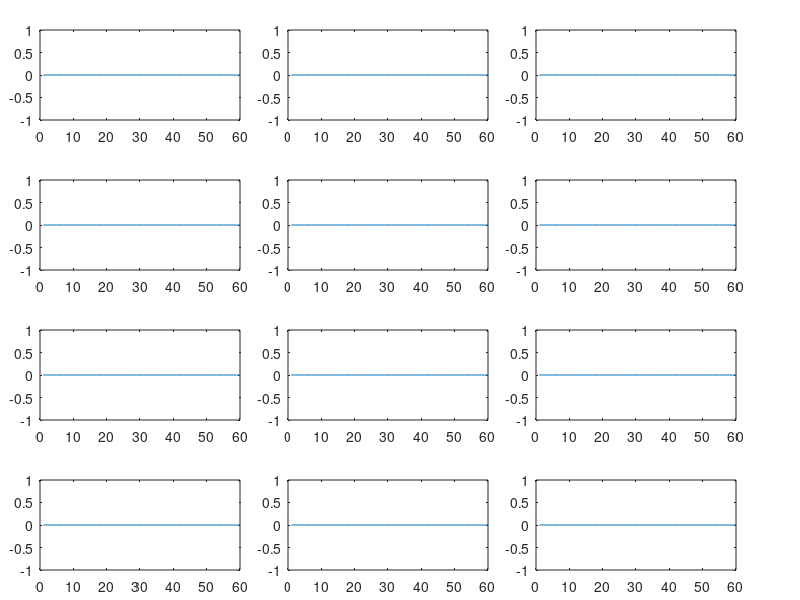

The MATLAB source for this figure: (Note: this script raises an error after producing the figure.)
plotHandles.fig = figure('Name', 'Housekeeping Data', 'NumberTitle','off', ...
                'WindowState', 'fullscreen', 'Tag', 'hkFig');
           
% plotHandles = struct('hk0',[],'hk1',[],'hk2',[],'hk3',[],'hk4',[], ...
%                      'hk5',[],'hk6',[],'hk7',[],'hk8',[],'hk9',[], ...
%                      'hk10',[],'hk11',[]);
%                  
% leftJustify = {0.05,0.36,0.67};
% upJustify = {0.80,0.55,0.3,0.05};
% width = 0.25;
% height = 0.15;
% 
% for i = 1:12
%     
% end
            
% column 1            
plotHandles.hk0 = axes('Parent', plotHandles.fig, 'Position', [0.05 0.80 0.25 0.15], ...
                        'XLim', [0 60], 'XLimMode', 'manual');
                    
plotHandles.hk1 = axes('Parent', plotHandles.fig, 'Position', [0.05 0.55 0.25 0.15], ...
                        'XLim', [0 60], 'XLimMode', 'manual');
                    
plotHandles.hk2 = axes('Parent', plotHandles.fig, 'Position', [0.05 0.3 0.25 0.15], ...
                        'XLim', [0 60], 'XLimMode', 'manual');
                    
plotHandles.hk3 = axes('Parent', plotHandles.fig, 'Position', [0.05 0.05 0.25 0.15], ...
                        'XLim', [0 60], 'XLimMode', 'manual');
                    
                    
% column 2                    
plotHandles.hk4 = axes('Parent', plotHandles.fig, 'Position', [0.36 0.80 0.25 0.15], ...
                        'XLim', [0 60], 'XLimMode', 'manual');
                    
plotHandles.hk5 = axes('Parent', plotHandles.fig, 'Position', [0.36 0.55 0.25 0.15], ...
                        'XLim', [0 60], 'XLimMode', 'manual');
                    
plotHandles.hk6 = axes('Parent', plotHandles.fig, 'Position', [0.36 0.3 0.25 0.15], ...
                        'XLim', [0 60], 'XLimMode', 'manual');
                    
plotHandles.hk7 = axes('Parent', plotHandles.fig, 'Position', [0.36 0.05 0.25 0.15], ...
                        'XLim', [0 60], 'XLimMode', 'manual');

                    
% column 3                    
plotHandles.hk8 = axes('Parent', plotHandles.fig, 'Position', [0.67 0.80 0.25 0.15], ...
                        'XLim', [0 60], 'XLimMode', 'manual');
                    
plotHandles.hk9 = axes('Parent', plotHandles.fig, 'Position', [0.67 0.55 0.25 0.15], ...
                        'XLim', [0 60], 'XLimMode', 'manual');
                    
plotHandles.hk10 = axes('Parent', plotHandles.fig, 'Position', [0.67 0.3 0.25 0.15], ...
                        'XLim', [0 60], 'XLimMode', 'manual');
                    
plotHandles.hk11 = axes('Parent', plotHandles.fig, 'Position', [0.67 0.05 0.25 0.15], ...
                        'XLim', [0 60], 'XLimMode', 'manual');
                   

% create line handles
xtmp = linspace(1,60,60);
ytmp = zeros(1,60);
plotHandles.lnHK0 = plot(plotHandles.hk0, xtmp, ytmp);
plotHandles.lnHK1 = plot(plotHandles.hk1, xtmp, ytmp);
plotHandles.lnHK2 = plot(plotHandles.hk2, xtmp, ytmp);
plotHandles.lnHK3 = plot(plotHandles.hk3, xtmp, ytmp);
plotHandles.lnHK4 = plot(plotHandles.hk4, xtmp, ytmp);
plotHandles.lnHK5 = plot(plotHandles.hk5, xtmp, ytmp);
plotHandles.lnHK6 = plot(plotHandles.hk6, xtmp, ytmp);
plotHandles.lnHK7 = plot(plotHandles.hk7, xtmp, ytmp);
plotHandles.lnHK8 = plot(plotHandles.hk8, xtmp, ytmp);
plotHandles.lnHK9 = plot(plotHandles.hk9, xtmp, ytmp);
plotHandles.lnHK10 = plot(plotHandles.hk10, xtmp, ytmp);
plotHandles.lnHK11 = plot(plotHandles.hk11, xtmp, ytmp);

% axes properties
plotHandles.hk0.Title.String = '+1V2';
plotHandles.hk1.Title.String = 'TSens';
plotHandles.hk2.Title.String = 'TRef';
plotHandles.hk3.Title.String = 'TBrd';
plotHandles.hk4.Title.String = 'V+';
plotHandles.hk5.Title.String = 'VIn';
plotHandles.hk6.Title.String = 'Ref/2';
plotHandles.hk7.Title.String = 'IIn';
plotHandles.hk8.Title.String = 'HK8';
plotHandles.hk9.Title.String = 'HK9';
plotHandles.hk10.Title.String = 'HK10';
plotHandles.hk11.Title.String = 'HK11';

plotHandles.hk0.XLabel.String = 'Time (s)';